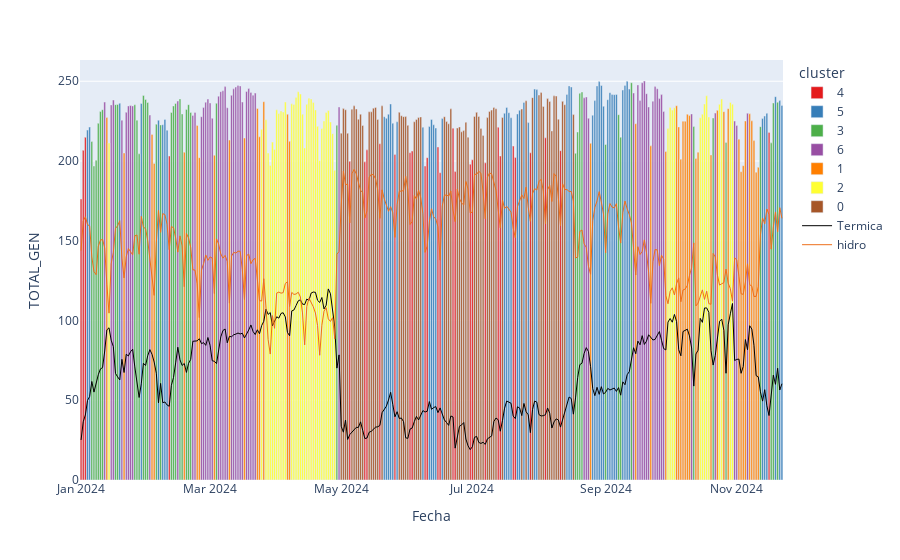

Write notebook code for a chart like this one.
### Code cell
fig = px.bar(
    data_frame=df_agg,
    x="Fecha",
    y="TOTAL_GEN",
    color="cluster",
    color_discrete_sequence=px.colors.qualitative.Set1,
    # hover_data=["week_of_year", "day_of_week", "is_holiday", "day_name"],
)
fig.add_traces(
    [
        go.Scatter(
            x=df_agg["Fecha"],
            y=df_agg["TERMICA"],
            mode='lines',
            line=dict(color='black', width=1),
            name="Termica",
        ),
        go.Scatter(
            x=df_agg["Fecha"],
            y=df_agg["HIDRAULICA"],
            mode='lines',
            line=dict(color='#ed6f1c', width=1),
            name="hidro",
        ),
    ]
)


fig.show()
